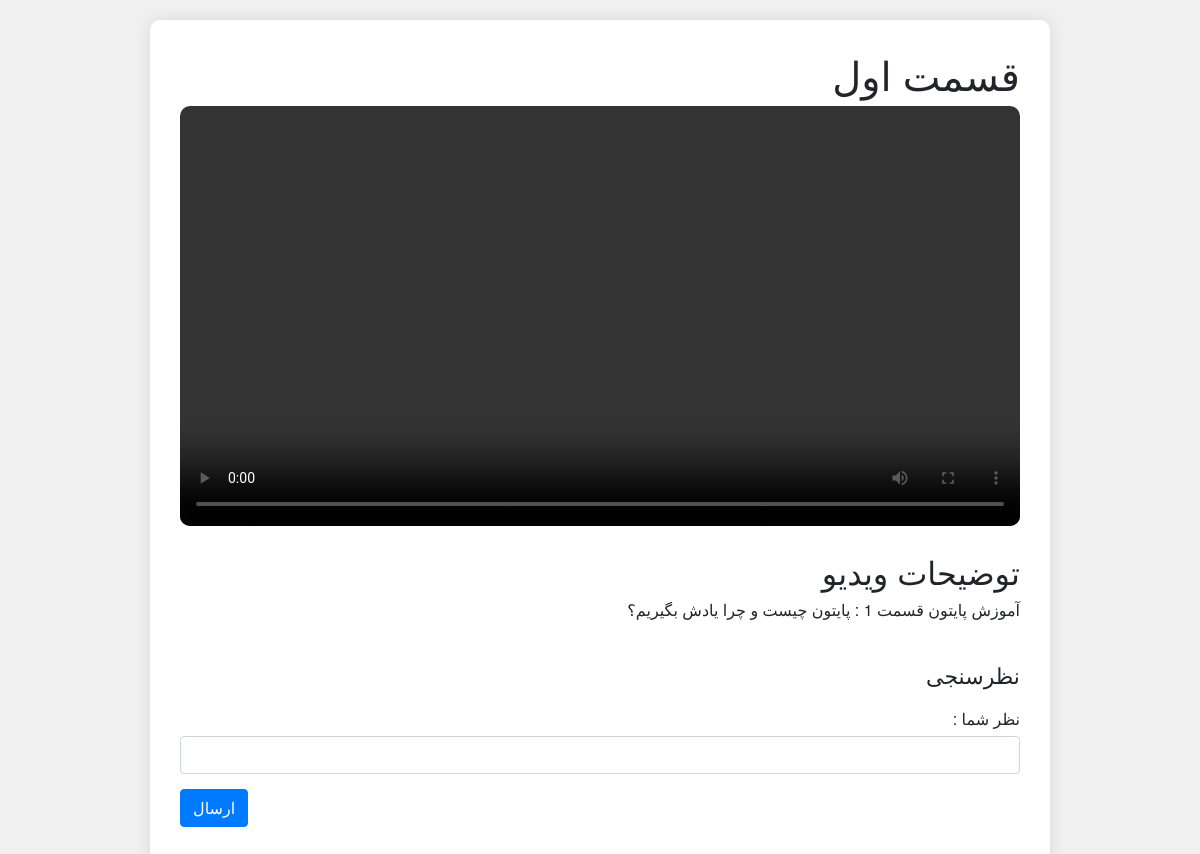
The page /pythonium/video/1/ on the database its author committed.
### pythonium/models.py (models this page shows)
class VideoFile(models.Model):
    videofile = models.FileField(upload_to='deploy/videos/%Y/%m/%d/', null=True, verbose_name="")
    title= models.CharField(max_length=500)
    discription = models.TextField()
    season = models.IntegerField(null=True, blank=True)
    created_date = models.DateTimeField(auto_now_add=True)
    published_date = models.DateTimeField(auto_now=True)
    status = models.BooleanField(default=False)
    counted_views = models.IntegerField(default=0)
    status = models.BooleanField(default=False)

### pythonium/views.py (the view)
# urls.py: path('video/<int:video_id>/', video_player, name='video_player'),
def video_player(request, video_id):
    if request.method == 'POST':
        pcm = python_comment.objects.create(user= request.user, message=request.POST.get('message'))
        pcm.save()
        messages.add_message(request, messages.INFO, 'کامنت شما ثبت شد')
    video_file = get_object_or_404(VideoFile, id=video_id)
    context = {'video_file': video_file}
    return render(request, 'pythonium/video_player.html', context)

### templates/pythonium/video_player.html (shortened to what this page needs)
<!DOCTYPE html>
<html lang="fa">
<head>
    <link rel="stylesheet" href="https://cdn.plyr.io/3.6.8/plyr.css" />
    <link rel="stylesheet" href="https://stackpath.bootstrapcdn.com/bootstrap/4.5.2/css/bootstrap.min.css">
</head>
<body>
    <div class="container">
        <div class="video-container">
            <h1 style="text-align: right;">{{ video_file.title }}</h1>
            <video id="player" class="plyr__video-embed" controls>
                <source src="{{ video_file.videofile.url }}" type="video/mp4" />
            </video>
        </div>
        <div class="description">
            <h2 style="text-align: right;">توضیحات ویدیو</h2>
            <p style="text-align: right;">{{ video_file.discription }}</p>
        </div>
        <div class="comments">
            <h2 style="text-align: right;">نظرسنجی</h2>
            <form action="{% url 'pythonium:video_player' video_file.id %}" method="post">
                <div class="form-group">
                    <h6 style="text-align: right;">: نظر شما</h6>
                    <input type="text" class="form-control" id="comment" rows="5" name="message">
                </div>
                <button type="submit" class="btn btn-primary" style="text-align: right;">ارسال</button>
            </form>
        </div>
    </div>
</body>
</html>

### templates/pythonium/video_player.html (style rules this page uses)
body { font-family: 'Helvetica Neue', Helvetica, Arial, sans-serif; background-color: #f0f0f0; padding: 20px; }
.container { max-width: 900px; margin: 0 auto; background: #fff; padding: 30px; border-radius: 10px; box-shadow: 0 0 15px rgba(0, 0, 0, 0.1); }
.video-container { margin-bottom: 20px; }
.video-container video { width: 100%; height: auto; border-radius: 10px; }
.description { margin-top: 20px; }
.comments { margin-top: 40px; }
.comments h2 { font-size: 22px; margin-bottom: 20px; }
.comments form { margin-bottom: 20px; }
.comments .form-group { margin-bottom: 15px; }
.comments .btn { background-color: #007bff; color: #fff; }

### rows shown on the page
VideoFile: title "قسمت اول", discription "آموزش پایتون قسمت 1 : پایتون چیست و چرا یادش بگیریم؟"
